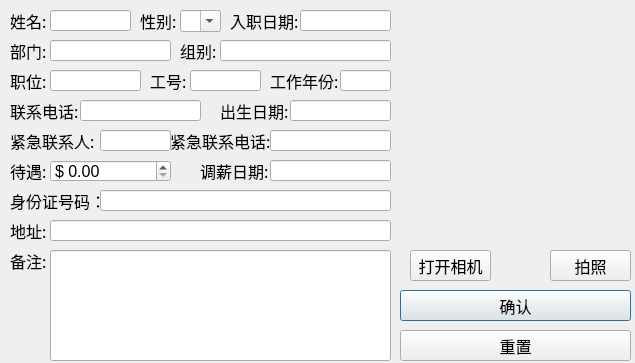
<?xml version="1.0" encoding="UTF-8"?>
<ui version="4.0">
 <class>Dialog</class>
 <widget class="QDialog" name="Dialog">
  <property name="geometry">
   <rect>
    <x>0</x>
    <y>0</y>
    <width>635</width>
    <height>363</height>
   </rect>
  </property>
  <property name="sizePolicy">
   <sizepolicy hsizetype="Fixed" vsizetype="Fixed">
    <horstretch>0</horstretch>
    <verstretch>0</verstretch>
   </sizepolicy>
  </property>
  <property name="font">
   <font>
    <pointsize>12</pointsize>
   </font>
  </property>
  <property name="windowTitle">
   <string>人员信息</string>
  </property>
  <property name="windowIcon">
   <iconset>
    <normaloff>ICO/主题.png</normaloff>ICO/主题.png</iconset>
  </property>
  <widget class="QLabel" name="label">
   <property name="geometry">
    <rect>
     <x>10</x>
     <y>10</y>
     <width>41</width>
     <height>21</height>
    </rect>
   </property>
   <property name="font">
    <font>
     <family>宋体</family>
     <pointsize>12</pointsize>
    </font>
   </property>
   <property name="text">
    <string>姓名:</string>
   </property>
  </widget>
  <widget class="QLineEdit" name="xingming">
   <property name="geometry">
    <rect>
     <x>50</x>
     <y>10</y>
     <width>81</width>
     <height>21</height>
    </rect>
   </property>
   <property name="layoutDirection">
    <enum>Qt::LeftToRight</enum>
   </property>
   <property name="autoFillBackground">
    <bool>false</bool>
   </property>
   <property name="inputMask">
    <string/>
   </property>
   <property name="alignment">
    <set>Qt::AlignLeading|Qt::AlignLeft|Qt::AlignVCenter</set>
   </property>
  </widget>
  <widget class="QLabel" name="label_2">
   <property name="geometry">
    <rect>
     <x>140</x>
     <y>10</y>
     <width>41</width>
     <height>21</height>
    </rect>
   </property>
   <property name="font">
    <font>
     <family>宋体</family>
     <pointsize>12</pointsize>
    </font>
   </property>
   <property name="text">
    <string>性别:</string>
   </property>
  </widget>
  <widget class="QLabel" name="label_3">
   <property name="geometry">
    <rect>
     <x>10</x>
     <y>40</y>
     <width>41</width>
     <height>21</height>
    </rect>
   </property>
   <property name="font">
    <font>
     <family>宋体</family>
     <pointsize>12</pointsize>
    </font>
   </property>
   <property name="text">
    <string>部门:</string>
   </property>
  </widget>
  <widget class="QLineEdit" name="bumen">
   <property name="geometry">
    <rect>
     <x>50</x>
     <y>40</y>
     <width>121</width>
     <height>21</height>
    </rect>
   </property>
   <property name="layoutDirection">
    <enum>Qt::LeftToRight</enum>
   </property>
   <property name="autoFillBackground">
    <bool>false</bool>
   </property>
   <property name="inputMask">
    <string/>
   </property>
   <property name="alignment">
    <set>Qt::AlignLeading|Qt::AlignLeft|Qt::AlignVCenter</set>
   </property>
  </widget>
  <widget class="QLineEdit" name="zhiwei">
   <property name="geometry">
    <rect>
     <x>50</x>
     <y>70</y>
     <width>91</width>
     <height>21</height>
    </rect>
   </property>
   <property name="layoutDirection">
    <enum>Qt::LeftToRight</enum>
   </property>
   <property name="autoFillBackground">
    <bool>false</bool>
   </property>
   <property name="inputMask">
    <string/>
   </property>
   <property name="text">
    <string/>
   </property>
   <property name="alignment">
    <set>Qt::AlignLeading|Qt::AlignLeft|Qt::AlignVCenter</set>
   </property>
  </widget>
  <widget class="QLabel" name="label_4">
   <property name="geometry">
    <rect>
     <x>10</x>
     <y>70</y>
     <width>41</width>
     <height>21</height>
    </rect>
   </property>
   <property name="font">
    <font>
     <family>宋体</family>
     <pointsize>12</pointsize>
    </font>
   </property>
   <property name="text">
    <string>职位:</string>
   </property>
  </widget>
  <widget class="QLabel" name="label_5">
   <property name="geometry">
    <rect>
     <x>150</x>
     <y>70</y>
     <width>41</width>
     <height>21</height>
    </rect>
   </property>
   <property name="font">
    <font>
     <family>宋体</family>
     <pointsize>12</pointsize>
    </font>
   </property>
   <property name="text">
    <string>工号:</string>
   </property>
  </widget>
  <widget class="QLineEdit" name="gonghao">
   <property name="geometry">
    <rect>
     <x>190</x>
     <y>70</y>
     <width>71</width>
     <height>21</height>
    </rect>
   </property>
   <property name="layoutDirection">
    <enum>Qt::LeftToRight</enum>
   </property>
   <property name="autoFillBackground">
    <bool>false</bool>
   </property>
   <property name="inputMask">
    <string/>
   </property>
   <property name="text">
    <string/>
   </property>
   <property name="alignment">
    <set>Qt::AlignLeading|Qt::AlignLeft|Qt::AlignVCenter</set>
   </property>
  </widget>
  <widget class="QLabel" name="label_6">
   <property name="geometry">
    <rect>
     <x>10</x>
     <y>160</y>
     <width>41</width>
     <height>21</height>
    </rect>
   </property>
   <property name="font">
    <font>
     <family>宋体</family>
     <pointsize>12</pointsize>
    </font>
   </property>
   <property name="text">
    <string>待遇:</string>
   </property>
  </widget>
  <widget class="QLabel" name="label_7">
   <property name="geometry">
    <rect>
     <x>180</x>
     <y>40</y>
     <width>41</width>
     <height>21</height>
    </rect>
   </property>
   <property name="font">
    <font>
     <family>宋体</family>
     <pointsize>12</pointsize>
    </font>
   </property>
   <property name="text">
    <string>组别:</string>
   </property>
  </widget>
  <widget class="QLineEdit" name="zubie">
   <property name="geometry">
    <rect>
     <x>220</x>
     <y>40</y>
     <width>171</width>
     <height>21</height>
    </rect>
   </property>
   <property name="layoutDirection">
    <enum>Qt::LeftToRight</enum>
   </property>
   <property name="autoFillBackground">
    <bool>false</bool>
   </property>
   <property name="inputMask">
    <string/>
   </property>
   <property name="text">
    <string/>
   </property>
   <property name="alignment">
    <set>Qt::AlignLeading|Qt::AlignLeft|Qt::AlignVCenter</set>
   </property>
  </widget>
  <widget class="QLabel" name="label_8">
   <property name="geometry">
    <rect>
     <x>230</x>
     <y>10</y>
     <width>71</width>
     <height>21</height>
    </rect>
   </property>
   <property name="font">
    <font>
     <family>宋体</family>
     <pointsize>12</pointsize>
    </font>
   </property>
   <property name="text">
    <string>入职日期:</string>
   </property>
  </widget>
  <widget class="QLineEdit" name="ruzhiriqi">
   <property name="geometry">
    <rect>
     <x>300</x>
     <y>10</y>
     <width>91</width>
     <height>21</height>
    </rect>
   </property>
   <property name="layoutDirection">
    <enum>Qt::LeftToRight</enum>
   </property>
   <property name="autoFillBackground">
    <bool>false</bool>
   </property>
   <property name="inputMask">
    <string/>
   </property>
   <property name="text">
    <string/>
   </property>
   <property name="alignment">
    <set>Qt::AlignLeading|Qt::AlignLeft|Qt::AlignVCenter</set>
   </property>
  </widget>
  <widget class="QLineEdit" name="lianxidianhua">
   <property name="geometry">
    <rect>
     <x>80</x>
     <y>100</y>
     <width>121</width>
     <height>21</height>
    </rect>
   </property>
   <property name="layoutDirection">
    <enum>Qt::LeftToRight</enum>
   </property>
   <property name="autoFillBackground">
    <bool>false</bool>
   </property>
   <property name="inputMask">
    <string/>
   </property>
   <property name="text">
    <string/>
   </property>
   <property name="alignment">
    <set>Qt::AlignLeading|Qt::AlignLeft|Qt::AlignVCenter</set>
   </property>
  </widget>
  <widget class="QLabel" name="label_9">
   <property name="geometry">
    <rect>
     <x>10</x>
     <y>100</y>
     <width>71</width>
     <height>21</height>
    </rect>
   </property>
   <property name="font">
    <font>
     <family>宋体</family>
     <pointsize>12</pointsize>
    </font>
   </property>
   <property name="text">
    <string>联系电话:</string>
   </property>
  </widget>
  <widget class="QComboBox" name="xingbie">
   <property name="enabled">
    <bool>true</bool>
   </property>
   <property name="geometry">
    <rect>
     <x>180</x>
     <y>10</y>
     <width>41</width>
     <height>22</height>
    </rect>
   </property>
   <property name="editable">
    <bool>true</bool>
   </property>
   <property name="frame">
    <bool>true</bool>
   </property>
   <item>
    <property name="text">
     <string/>
    </property>
   </item>
   <item>
    <property name="text">
     <string>男</string>
    </property>
   </item>
   <item>
    <property name="text">
     <string>女</string>
    </property>
   </item>
  </widget>
  <widget class="QLineEdit" name="jinjilianxihaoma">
   <property name="geometry">
    <rect>
     <x>270</x>
     <y>130</y>
     <width>121</width>
     <height>21</height>
    </rect>
   </property>
   <property name="layoutDirection">
    <enum>Qt::LeftToRight</enum>
   </property>
   <property name="autoFillBackground">
    <bool>false</bool>
   </property>
   <property name="inputMask">
    <string/>
   </property>
   <property name="text">
    <string/>
   </property>
   <property name="maxLength">
    <number>11</number>
   </property>
   <property name="alignment">
    <set>Qt::AlignLeading|Qt::AlignLeft|Qt::AlignVCenter</set>
   </property>
  </widget>
  <widget class="QLabel" name="label_10">
   <property name="geometry">
    <rect>
     <x>170</x>
     <y>130</y>
     <width>101</width>
     <height>21</height>
    </rect>
   </property>
   <property name="font">
    <font>
     <family>宋体</family>
     <pointsize>12</pointsize>
    </font>
   </property>
   <property name="text">
    <string>紧急联系电话:</string>
   </property>
  </widget>
  <widget class="QLineEdit" name="jinjilianxiren">
   <property name="geometry">
    <rect>
     <x>100</x>
     <y>130</y>
     <width>71</width>
     <height>21</height>
    </rect>
   </property>
   <property name="layoutDirection">
    <enum>Qt::LeftToRight</enum>
   </property>
   <property name="autoFillBackground">
    <bool>false</bool>
   </property>
   <property name="inputMask">
    <string/>
   </property>
   <property name="text">
    <string/>
   </property>
   <property name="alignment">
    <set>Qt::AlignLeading|Qt::AlignLeft|Qt::AlignVCenter</set>
   </property>
  </widget>
  <widget class="QLabel" name="label_11">
   <property name="geometry">
    <rect>
     <x>10</x>
     <y>130</y>
     <width>91</width>
     <height>21</height>
    </rect>
   </property>
   <property name="font">
    <font>
     <family>宋体</family>
     <pointsize>12</pointsize>
    </font>
   </property>
   <property name="text">
    <string>紧急联系人:</string>
   </property>
  </widget>
  <widget class="QLineEdit" name="chushengriqi">
   <property name="geometry">
    <rect>
     <x>290</x>
     <y>100</y>
     <width>101</width>
     <height>21</height>
    </rect>
   </property>
   <property name="layoutDirection">
    <enum>Qt::LeftToRight</enum>
   </property>
   <property name="autoFillBackground">
    <bool>false</bool>
   </property>
   <property name="inputMask">
    <string/>
   </property>
   <property name="text">
    <string/>
   </property>
   <property name="alignment">
    <set>Qt::AlignLeading|Qt::AlignLeft|Qt::AlignVCenter</set>
   </property>
   <property name="readOnly">
    <bool>true</bool>
   </property>
  </widget>
  <widget class="QLabel" name="label_13">
   <property name="geometry">
    <rect>
     <x>220</x>
     <y>100</y>
     <width>71</width>
     <height>21</height>
    </rect>
   </property>
   <property name="font">
    <font>
     <family>宋体</family>
     <pointsize>12</pointsize>
    </font>
   </property>
   <property name="text">
    <string>出生日期:</string>
   </property>
  </widget>
  <widget class="QLabel" name="label_14">
   <property name="geometry">
    <rect>
     <x>10</x>
     <y>190</y>
     <width>91</width>
     <height>21</height>
    </rect>
   </property>
   <property name="text">
    <string>身份证号码：</string>
   </property>
  </widget>
  <widget class="QLineEdit" name="shenfenzhenghaoma">
   <property name="geometry">
    <rect>
     <x>100</x>
     <y>190</y>
     <width>291</width>
     <height>21</height>
    </rect>
   </property>
   <property name="layoutDirection">
    <enum>Qt::LeftToRight</enum>
   </property>
   <property name="autoFillBackground">
    <bool>false</bool>
   </property>
   <property name="inputMask">
    <string/>
   </property>
   <property name="text">
    <string/>
   </property>
   <property name="alignment">
    <set>Qt::AlignLeading|Qt::AlignLeft|Qt::AlignVCenter</set>
   </property>
  </widget>
  <widget class="QLineEdit" name="dizhi">
   <property name="geometry">
    <rect>
     <x>50</x>
     <y>220</y>
     <width>341</width>
     <height>21</height>
    </rect>
   </property>
   <property name="layoutDirection">
    <enum>Qt::LeftToRight</enum>
   </property>
   <property name="autoFillBackground">
    <bool>false</bool>
   </property>
   <property name="inputMask">
    <string/>
   </property>
   <property name="text">
    <string/>
   </property>
   <property name="alignment">
    <set>Qt::AlignLeading|Qt::AlignLeft|Qt::AlignVCenter</set>
   </property>
  </widget>
  <widget class="QLabel" name="label_16">
   <property name="geometry">
    <rect>
     <x>10</x>
     <y>220</y>
     <width>41</width>
     <height>21</height>
    </rect>
   </property>
   <property name="font">
    <font>
     <family>宋体</family>
     <pointsize>12</pointsize>
    </font>
   </property>
   <property name="text">
    <string>地址:</string>
   </property>
  </widget>
  <widget class="QLabel" name="label_12">
   <property name="geometry">
    <rect>
     <x>270</x>
     <y>70</y>
     <width>71</width>
     <height>21</height>
    </rect>
   </property>
   <property name="font">
    <font>
     <family>宋体</family>
     <pointsize>12</pointsize>
    </font>
   </property>
   <property name="text">
    <string>工作年份:</string>
   </property>
  </widget>
  <widget class="QLineEdit" name="gongzuonianfen">
   <property name="geometry">
    <rect>
     <x>340</x>
     <y>70</y>
     <width>51</width>
     <height>21</height>
    </rect>
   </property>
   <property name="layoutDirection">
    <enum>Qt::LeftToRight</enum>
   </property>
   <property name="autoFillBackground">
    <bool>false</bool>
   </property>
   <property name="inputMask">
    <string/>
   </property>
   <property name="text">
    <string/>
   </property>
   <property name="alignment">
    <set>Qt::AlignLeading|Qt::AlignLeft|Qt::AlignVCenter</set>
   </property>
  </widget>
  <widget class="QLineEdit" name="tiaoxinriqi">
   <property name="geometry">
    <rect>
     <x>270</x>
     <y>160</y>
     <width>121</width>
     <height>21</height>
    </rect>
   </property>
   <property name="layoutDirection">
    <enum>Qt::LeftToRight</enum>
   </property>
   <property name="autoFillBackground">
    <bool>false</bool>
   </property>
   <property name="inputMask">
    <string/>
   </property>
   <property name="text">
    <string/>
   </property>
   <property name="alignment">
    <set>Qt::AlignLeading|Qt::AlignLeft|Qt::AlignVCenter</set>
   </property>
  </widget>
  <widget class="QLabel" name="label_15">
   <property name="geometry">
    <rect>
     <x>200</x>
     <y>160</y>
     <width>71</width>
     <height>21</height>
    </rect>
   </property>
   <property name="font">
    <font>
     <family>宋体</family>
     <pointsize>12</pointsize>
    </font>
   </property>
   <property name="text">
    <string>调薪日期:</string>
   </property>
  </widget>
  <widget class="QLabel" name="label_17">
   <property name="geometry">
    <rect>
     <x>10</x>
     <y>250</y>
     <width>41</width>
     <height>21</height>
    </rect>
   </property>
   <property name="font">
    <font>
     <family>宋体</family>
     <pointsize>12</pointsize>
    </font>
   </property>
   <property name="text">
    <string>备注:</string>
   </property>
  </widget>
  <widget class="QLineEdit" name="beizhu">
   <property name="geometry">
    <rect>
     <x>50</x>
     <y>250</y>
     <width>341</width>
     <height>111</height>
    </rect>
   </property>
   <property name="layoutDirection">
    <enum>Qt::LeftToRight</enum>
   </property>
   <property name="autoFillBackground">
    <bool>false</bool>
   </property>
   <property name="inputMask">
    <string/>
   </property>
   <property name="text">
    <string/>
   </property>
   <property name="alignment">
    <set>Qt::AlignLeading|Qt::AlignLeft|Qt::AlignTop</set>
   </property>
  </widget>
  <widget class="QPushButton" name="queren">
   <property name="geometry">
    <rect>
     <x>400</x>
     <y>290</y>
     <width>231</width>
     <height>31</height>
    </rect>
   </property>
   <property name="text">
    <string>确认</string>
   </property>
  </widget>
  <widget class="QPushButton" name="chongzhi">
   <property name="geometry">
    <rect>
     <x>400</x>
     <y>330</y>
     <width>231</width>
     <height>31</height>
    </rect>
   </property>
   <property name="text">
    <string>重置</string>
   </property>
  </widget>
  <widget class="QPushButton" name="paizhao">
   <property name="geometry">
    <rect>
     <x>550</x>
     <y>250</y>
     <width>81</width>
     <height>31</height>
    </rect>
   </property>
   <property name="text">
    <string>拍照</string>
   </property>
  </widget>
  <widget class="QPushButton" name="dakaixiangji">
   <property name="geometry">
    <rect>
     <x>410</x>
     <y>250</y>
     <width>81</width>
     <height>31</height>
    </rect>
   </property>
   <property name="text">
    <string>打开相机</string>
   </property>
  </widget>
  <widget class="QDoubleSpinBox" name="daiyu">
   <property name="geometry">
    <rect>
     <x>50</x>
     <y>160</y>
     <width>121</width>
     <height>22</height>
    </rect>
   </property>
   <property name="prefix">
    <string>$ </string>
   </property>
   <property name="decimals">
    <number>2</number>
   </property>
   <property name="maximum">
    <double>999999999.990000009536743</double>
   </property>
  </widget>
  <widget class="QWidget" name="widget" native="true">
   <property name="geometry">
    <rect>
     <x>390</x>
     <y>0</y>
     <width>241</width>
     <height>251</height>
    </rect>
   </property>
  </widget>
 </widget>
 <tabstops>
  <tabstop>xingming</tabstop>
  <tabstop>ruzhiriqi</tabstop>
  <tabstop>bumen</tabstop>
  <tabstop>zubie</tabstop>
  <tabstop>zhiwei</tabstop>
  <tabstop>gonghao</tabstop>
  <tabstop>gongzuonianfen</tabstop>
  <tabstop>lianxidianhua</tabstop>
  <tabstop>jinjilianxiren</tabstop>
  <tabstop>jinjilianxihaoma</tabstop>
  <tabstop>daiyu</tabstop>
  <tabstop>shenfenzhenghaoma</tabstop>
  <tabstop>dizhi</tabstop>
  <tabstop>beizhu</tabstop>
  <tabstop>dakaixiangji</tabstop>
  <tabstop>paizhao</tabstop>
  <tabstop>queren</tabstop>
  <tabstop>chongzhi</tabstop>
  <tabstop>tiaoxinriqi</tabstop>
  <tabstop>chushengriqi</tabstop>
  <tabstop>xingbie</tabstop>
 </tabstops>
 <resources/>
 <connections/>
</ui>
